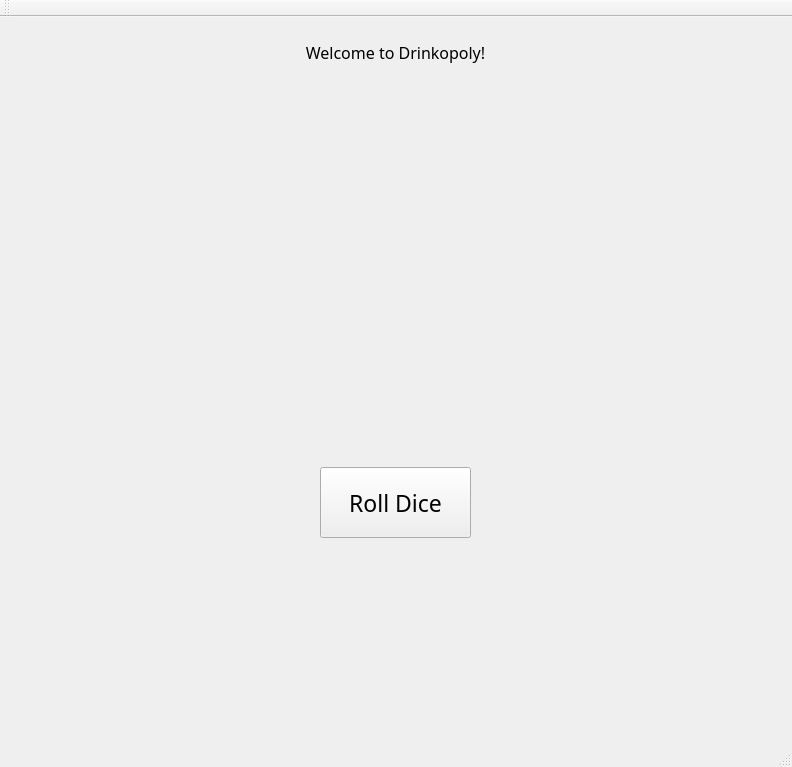
<?xml version="1.0" encoding="UTF-8"?>
<ui version="4.0">
 <class>MainWindow</class>
 <widget class="QMainWindow" name="MainWindow">
  <property name="geometry">
   <rect>
    <x>0</x>
    <y>0</y>
    <width>792</width>
    <height>767</height>
   </rect>
  </property>
  <property name="windowTitle">
   <string>MainWindow</string>
  </property>
  <property name="styleSheet">
   <string notr="true"/>
  </property>
  <widget class="QWidget" name="centralWidget">
   <widget class="QPushButton" name="pushButton">
    <property name="geometry">
     <rect>
      <x>320</x>
      <y>450</y>
      <width>151</width>
      <height>71</height>
     </rect>
    </property>
    <property name="font">
     <font>
      <family>AniTypewriter</family>
      <pointsize>17</pointsize>
     </font>
    </property>
    <property name="text">
     <string>Roll Dice</string>
    </property>
   </widget>
   <widget class="QLabel" name="label">
    <property name="geometry">
     <rect>
      <x>270</x>
      <y>20</y>
      <width>251</width>
      <height>31</height>
     </rect>
    </property>
    <property name="font">
     <font>
      <family>AniTypewriter</family>
      <pointsize>12</pointsize>
     </font>
    </property>
    <property name="text">
     <string>Welcome to Drinkopoly!</string>
    </property>
    <property name="alignment">
     <set>Qt::AlignCenter</set>
    </property>
   </widget>
   <widget class="QLabel" name="label_2">
    <property name="geometry">
     <rect>
      <x>180</x>
      <y>140</y>
      <width>421</width>
      <height>421</height>
     </rect>
    </property>
    <property name="styleSheet">
     <string notr="true">background: url(&quot;D:/QT PROJECTS/Drinkopoly/Dice/background.jpg&quot;)</string>
    </property>
    <property name="text">
     <string/>
    </property>
   </widget>
   <widget class="QLabel" name="label_3">
    <property name="geometry">
     <rect>
      <x>310</x>
      <y>150</y>
      <width>161</width>
      <height>161</height>
     </rect>
    </property>
    <property name="styleSheet">
     <string notr="true"/>
    </property>
    <property name="text">
     <string/>
    </property>
   </widget>
   <zorder>label</zorder>
   <zorder>label_2</zorder>
   <zorder>label_3</zorder>
   <zorder>pushButton</zorder>
  </widget>
  <widget class="QMenuBar" name="menuBar">
   <property name="geometry">
    <rect>
     <x>0</x>
     <y>0</y>
     <width>792</width>
     <height>26</height>
    </rect>
   </property>
  </widget>
  <widget class="QToolBar" name="mainToolBar">
   <attribute name="toolBarArea">
    <enum>TopToolBarArea</enum>
   </attribute>
   <attribute name="toolBarBreak">
    <bool>false</bool>
   </attribute>
  </widget>
  <widget class="QStatusBar" name="statusBar"/>
 </widget>
 <layoutdefault spacing="6" margin="11"/>
 <resources/>
 <connections/>
</ui>
